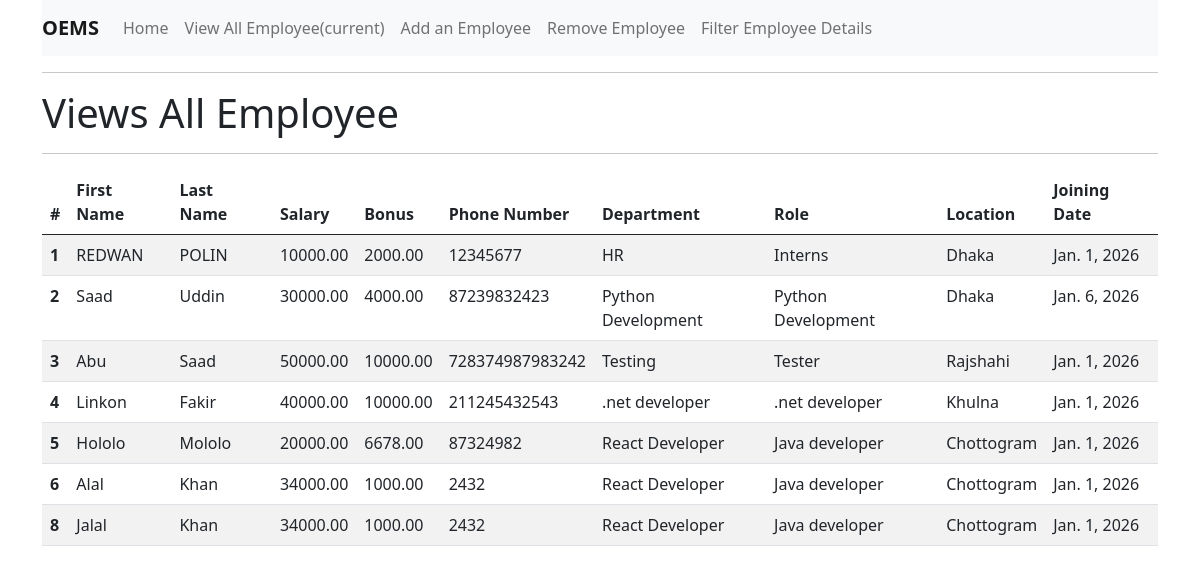
The page /all_emp on the database as committed earlier.
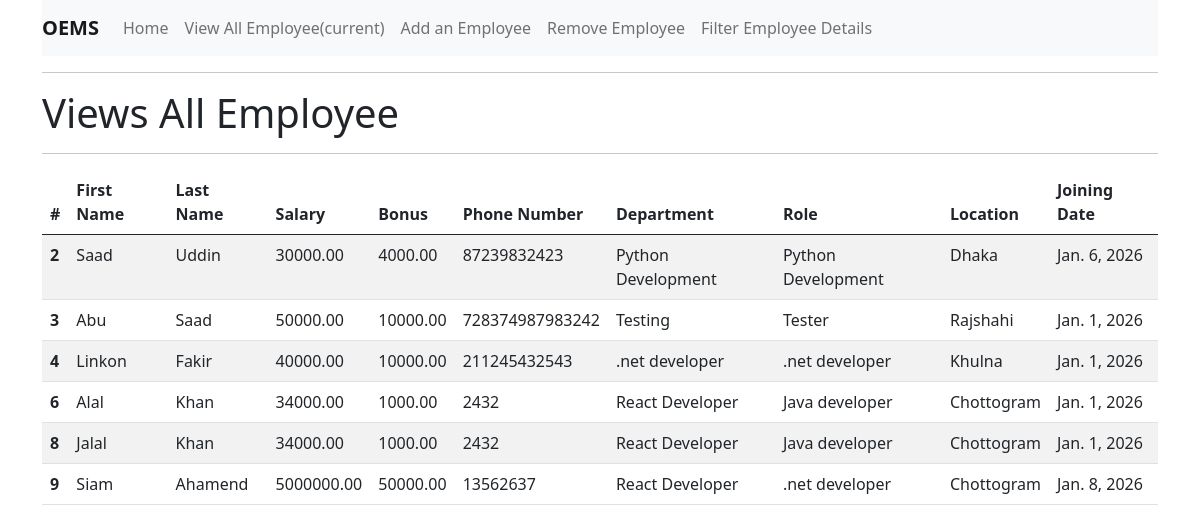
The same page on the database as committed later.
### emp_app/models.py (models this page shows, shortened)
class Employee(models.Model):
    first_name = models.CharField(max_length=100, null=False)
    last_name = models.CharField(max_length=100)
    department = models.ForeignKey(Department, on_delete=models.CASCADE)
    salary = models.DecimalField(max_digits=10, decimal_places=2, default=0.00)
    bonus = models.DecimalField(max_digits=10, decimal_places=2, default=0.00)
    role = models.ForeignKey(Role, on_delete=models.CASCADE)
    phone = models.IntegerField(max_length=15)
    hire_date = models.DateField()
    def __str__(self):
        return f"{self.first_name} {self.last_name}"

class Department(models.Model):
    name = models.CharField(max_length=100, null=False)
    location = models.CharField(max_length=100)

class Role(models.Model):
    name = models.CharField(max_length=100, null=False)

### emp_app/views.py (the view)
# urls.py: path('all_emp', views.all_emp, name= 'all_emp'),
def all_emp(request):
     emps = Employee.objects.all()
     context = {
          'emps': emps
     }
     print(context)
     return render(request, 'all_emp.html', context)

### emp_app/templates/all_emp.html (shortened to what this page needs)
<!DOCTYPE html>
<html lang="en">
<head>
    <link href="https://cdn.jsdelivr.net/npm/bootstrap@5.0.2/dist/css/bootstrap.min.css" rel="stylesheet">
</head>
<body>
    <div class="container">
    <nav class="navbar navbar-expand-lg navbar-light bg-light">
      <a class="navbar-brand" href="/"><b>OEMS</b></a>
    <ul class="navbar-nav mr-auto">
      <li class="nav-item active">
        <a class="nav-link" href="/">Home </a>
      </li>
      <li class="nav-item">
        <a class="nav-link" href="/all_emp">View All Employee<span class="sr-only">(current)</span></a>
      </li>
      <li class="nav-item">
        <a class="nav-link" href="/add_emp">Add an Employee</a>
      </li>
      <li class="nav-item">
        <a class="nav-link" href="/remove_emp">Remove Employee</a>
      </li>
      <li class="nav-item">
        <a class="nav-link" href="/filter_emp">Filter Employee Details</a>
      </li>
    </ul>
  </nav>
<hr>
        <h1>Views All Employee</h1>
        <hr>
        <table class="table table-striped table-hover">
  <thead>
    <tr>
      <th scope="col">#</th>
      <th scope="col">First Name</th>
      <th scope="col">Last Name</th>
      <th scope="col">Salary</th>
      <th scope="col">Bonus</th>
      <th scope="col">Phone Number</th>
      <th scope="col">Department</th>
      <th scope="col">Role</th>
      <th scope="col">Location</th>
      <th scope="col">Joining Date</th>
    </tr>
  </thead>
  <tbody>
    {% for emp in emps %}
    <tr>
      <th scope="row">{{ emp.id }}</th>
      <td>{{ emp.first_name }}</td>
      <td>{{ emp.last_name }}</td>
      <td>{{ emp.salary }}</td>
      <td>{{ emp.bonus }}</td>
      <td>{{ emp.phone }}</td>
      <td>{{ emp.department.name }}</td>
      <td>{{ emp.role.name }}</td>
      <td>{{ emp.department.location }}</td>
      <td>{{ emp.hire_date }}</td>
    </tr>
    {% endfor %}
  </tbody>
</table>
    </div>
</body>
</html>

Rows that differ between the two databases and show on the page:
removed Employee: id "1", first_name "REDWAN", last_name "POLIN", salary "10000.00", bonus "2000.00", phone "12345677", department.name "HR", role.name "Interns", department.location "Dhaka", hire_date "Jan. 1, 2026"
removed Employee: id "5", first_name "Hololo", last_name "Mololo", salary "20000.00", bonus "6678.00", phone "87324982", department.name "React Developer", role.name "Java developer", department.location "Chottogram", hire_date "Jan. 1, 2026"
added Employee: id "9", first_name "Siam", last_name "Ahamend", salary "5000000.00", bonus "50000.00", phone "13562637", department.name "React Developer", role.name ".net developer", department.location "Chottogram", hire_date "Jan. 8, 2026"
